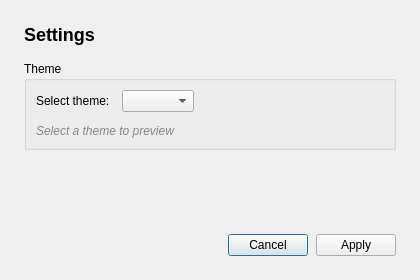
<?xml version="1.0" encoding="UTF-8"?>
<ui version="4.0">
 <class>SettingsDialog</class>
 <widget class="QDialog" name="SettingsDialog">
  <property name="geometry">
   <rect>
    <x>0</x>
    <y>0</y>
    <width>420</width>
    <height>280</height>
   </rect>
  </property>
  <property name="windowTitle">
   <string>Settings</string>
  </property>
  <property name="modal">
   <bool>true</bool>
  </property>
  <layout class="QVBoxLayout" name="rootLayout">
   <property name="spacing">
    <number>16</number>
   </property>
   <property name="leftMargin">
    <number>24</number>
   </property>
   <property name="topMargin">
    <number>24</number>
   </property>
   <property name="rightMargin">
    <number>24</number>
   </property>
   <property name="bottomMargin">
    <number>24</number>
   </property>
   <item>
    <widget class="QLabel" name="lblTitle">
     <property name="text">
      <string>Settings</string>
     </property>
     <property name="styleSheet">
      <string notr="true">font-size: 18px; font-weight: bold;</string>
     </property>
    </widget>
   </item>
   <item>
    <widget class="QGroupBox" name="groupTheme">
     <property name="title">
      <string>Theme</string>
     </property>
     <layout class="QVBoxLayout" name="themeLayout">
      <property name="spacing">
       <number>12</number>
      </property>
      <item>
       <layout class="QHBoxLayout" name="themeSelectorLayout">
        <item>
         <widget class="QLabel" name="lblTheme">
          <property name="text">
           <string>Select theme:</string>
          </property>
         </widget>
        </item>
        <item>
         <widget class="QComboBox" name="cmbTheme"/>
        </item>
        <item>
         <spacer name="themeSpacer">
          <property name="orientation">
           <enum>Qt::Orientation::Horizontal</enum>
          </property>
          <property name="sizeHint" stdset="0">
           <size>
            <width>40</width>
            <height>20</height>
           </size>
          </property>
         </spacer>
        </item>
       </layout>
      </item>
      <item>
       <widget class="QLabel" name="lblPreview">
        <property name="text">
         <string>Select a theme to preview</string>
        </property>
        <property name="styleSheet">
         <string notr="true">color: #888888; font-style: italic;</string>
        </property>
       </widget>
      </item>
     </layout>
    </widget>
   </item>
   <item>
    <spacer name="dialogSpacer">
     <property name="orientation">
      <enum>Qt::Orientation::Vertical</enum>
     </property>
     <property name="sizeHint" stdset="0">
      <size>
       <width>20</width>
       <height>20</height>
      </size>
     </property>
    </spacer>
   </item>
   <item>
    <layout class="QHBoxLayout" name="buttonLayout">
     <property name="spacing">
      <number>8</number>
     </property>
     <item>
      <spacer name="buttonSpacer">
       <property name="orientation">
        <enum>Qt::Orientation::Horizontal</enum>
       </property>
       <property name="sizeHint" stdset="0">
        <size>
         <width>40</width>
         <height>20</height>
        </size>
       </property>
      </spacer>
     </item>
     <item>
      <widget class="QPushButton" name="btnCancel">
       <property name="text">
        <string>Cancel</string>
       </property>
      </widget>
     </item>
     <item>
      <widget class="QPushButton" name="btnApply">
       <property name="text">
        <string>Apply</string>
       </property>
      </widget>
     </item>
    </layout>
   </item>
  </layout>
 </widget>
 <resources/>
 <connections/>
</ui>
